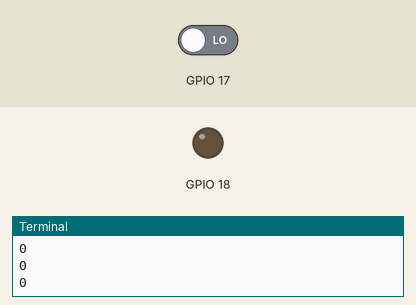
Recording of a program running on a simulated Raspberry Pi (BCM pin numbers). Parts: output pins drawn as LEDs (lit = HIGH), the last lines printed to the terminal. The test bench sets the inputs (shaded band); at power-on: GPIO 17 LOW.

Above: at 1.2 s.
1.3 s: GPIO 17 driven HIGH
At 1.8 s:
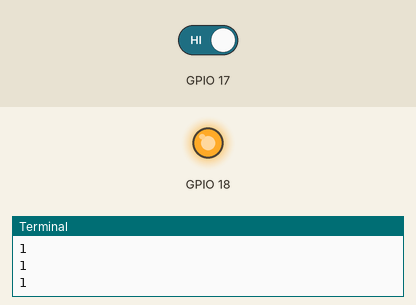
2.8 s: GPIO 17 driven LOW
At 4.1 s:
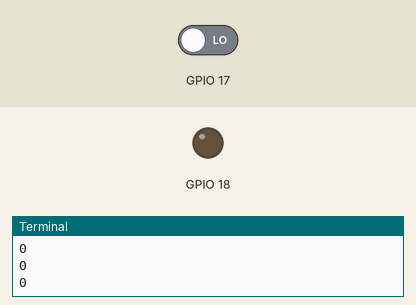
Timing chart, 0 to 5.8 s (numbered marks = the images above; inputs shaded):
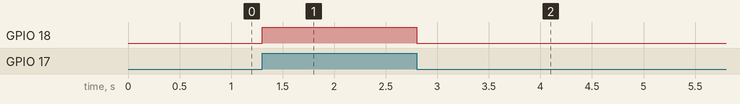

The program:

motion.py
```python
import RPi.GPIO as GPIO
import time

GPIO.setmode(GPIO.BCM)
GPIO.setup(17, GPIO.IN)
GPIO.setup(18, GPIO.OUT)

try:
  while True:
    print(GPIO.input(17))

    if GPIO.input(17) == 1:
      GPIO.output(18, GPIO.HIGH)
    else:
      GPIO.output(18, GPIO.LOW)

    time.sleep(0.1)

except KeyboardInterrupt:
  pass

GPIO.cleanup()
```

Measured:
- after the input at 1.3 s, GPIO 18: LOW → HIGH at once
- after the input at 2.8 s, GPIO 18: HIGH → LOW at once
